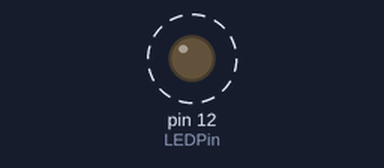
This program was run on a simulated Raspberry Pi (header pin numbers). Shown: output pins drawn as LEDs (lit = HIGH). Dashed ring = blinking. At 10.0 s the program stops and its outputs stay as they are.

Above: at 0.2 s.
Timing chart, 0 to 3.0 s (numbered marks = the images above):
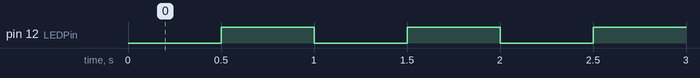

Measured:
- by itself, pin 12 (LEDPin): alternates HIGH for 0.50 s and LOW for 0.50 s, 19 changes in all, then stays HIGH

The program:

LED.py
```python
#!/usr/bin/env python
import RPi.GPIO as GPIO
import time

LEDPin = 12

def setup():
	GPIO.setwarnings(False)
	GPIO.setmode(GPIO.BOARD)
	GPIO.setup(LEDPin, GPIO.OUT)
	GPIO.output(LEDPin, GPIO.HIGH)

def led():
	GPIO.output(LEDPin, GPIO.LOW)
	time.sleep(0.5)
	GPIO.output(LEDPin, GPIO.HIGH)
	time.sleep(0.5)

def destroy():
	GPIO.output(LEDPinPin, GPIO.HIGH)
	GPIO.cleanup()

def test():
	for n in range(0, 10):
		led()

if __name__ == '__main__':
	setup()
	try:
		test()
	except KeyboardInterrupt:
		destroy()
```
